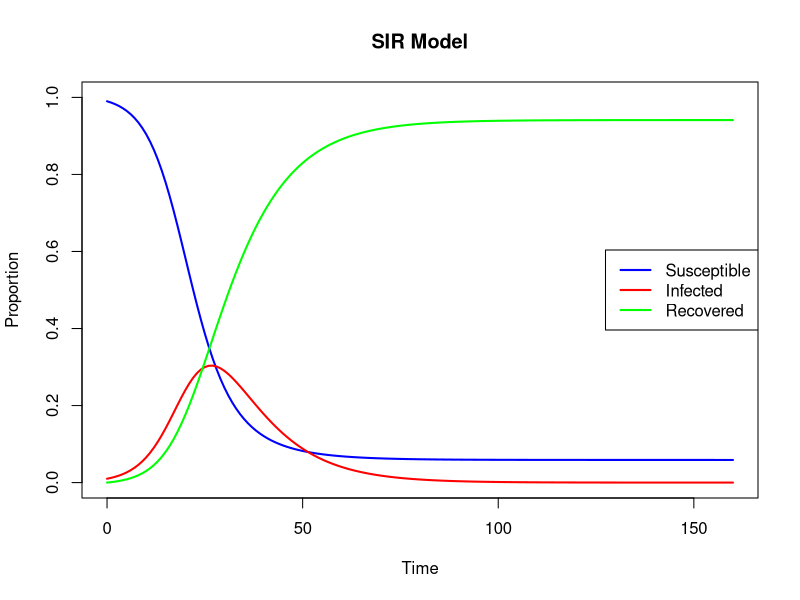
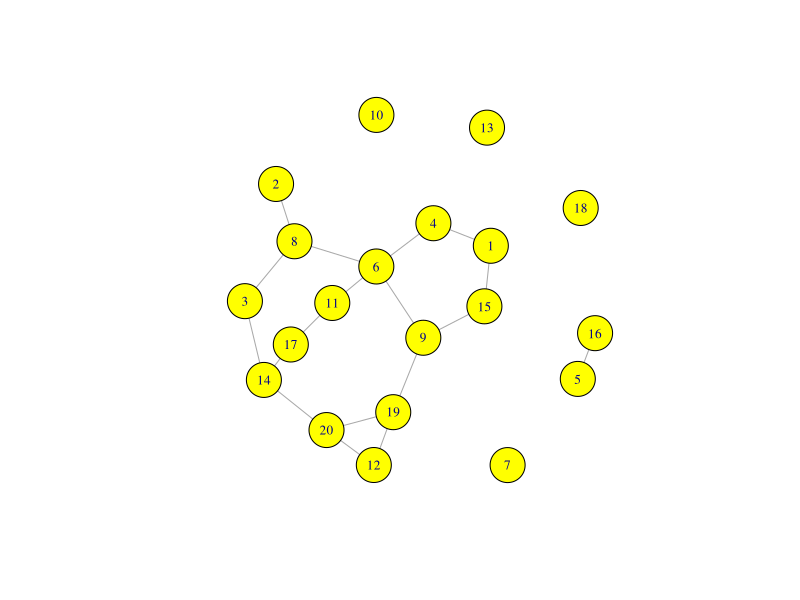
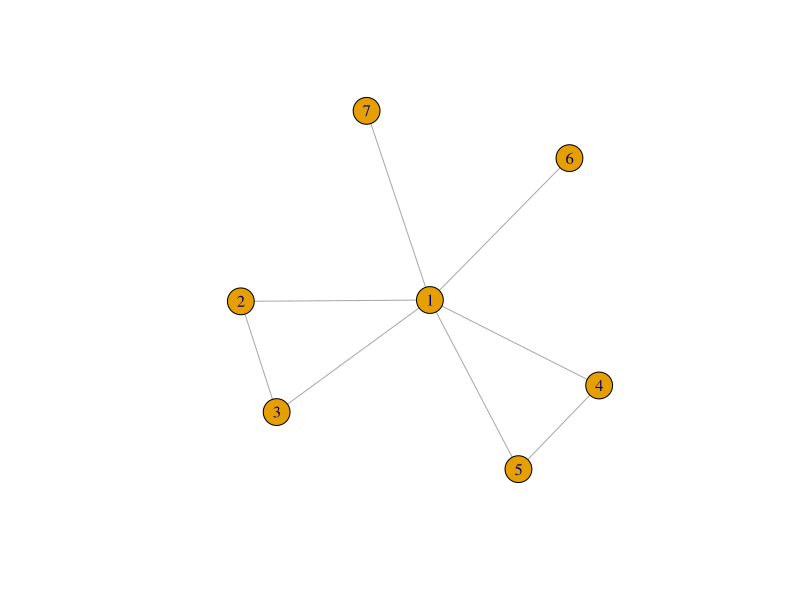
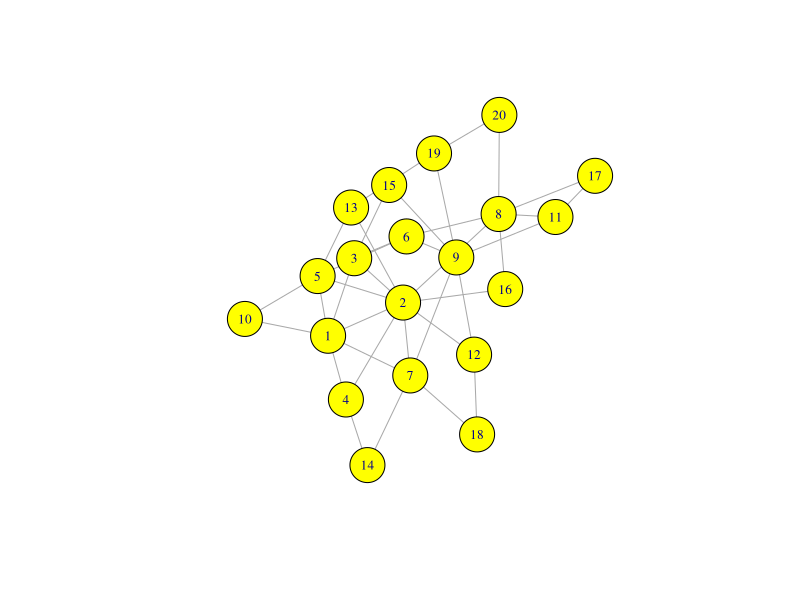
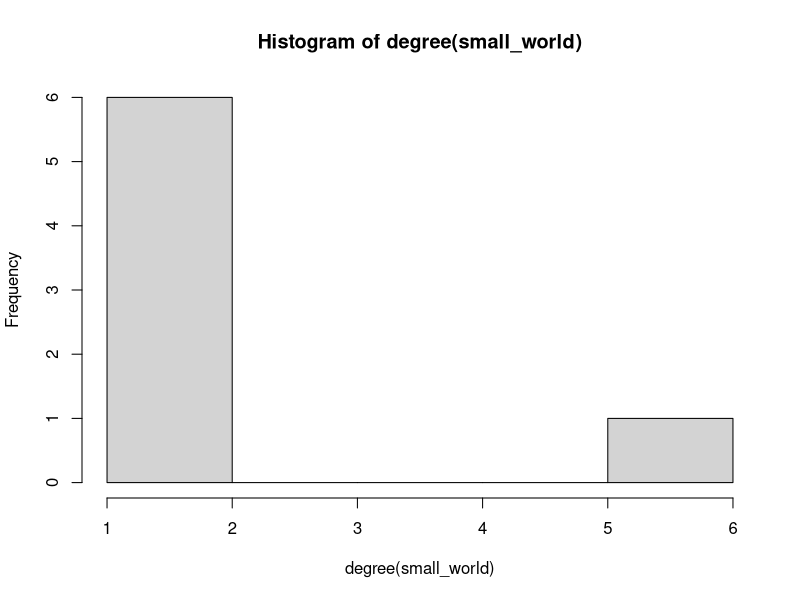
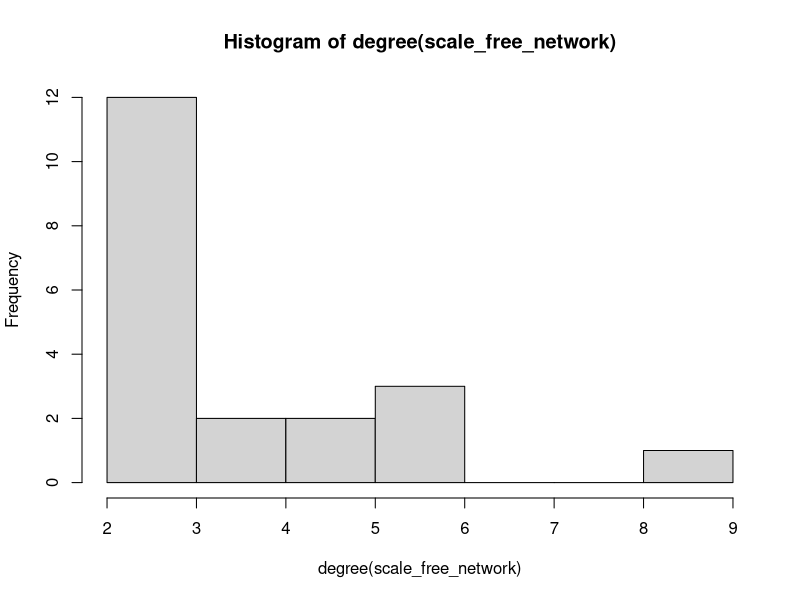

The R script that drew these images, in order: (Note: this script raises an error after producing the figures.)
## ---- chunk 1
knitr::opts_chunk$set(echo = TRUE)
## ---- chunk 2
#------------SIR Modeling----------#

# First, download deSolve from https://desolve.r-forge.r-project.org/
# which is a differential equations package
#install.packages("deSolve") 
#install.packages("ggplot2")
#install.packages("gganimate")

library("deSolve")

# Define the SIR model function
sir_model <- function(time, state, parameters) {
  with(as.list(c(state, parameters)), {
    dS <- -beta * S * I # Rate of change of the Susceptible class
    dI <- beta * S * I - gamma * I # Rate of change of the Infected class
    dR <- gamma * I # Rate of change of the Recovered class
    
    # Return the rate of change for each class
    list(c(dS, dI, dR))
  })
}

# Initial conditions
initial_state <- c(S = 0.99, # 99% susceptible
                   I = 0.01, # 1% infected
                   R = 0.00) # 0% recovered

# Parameters
parameters <- c(beta = 0.3,  # Transmission rate
                gamma = 0.1) # Recovery rate

# Time frame
times <- seq(0, 160, by = 1) # Simulate for 160 days

# Solve the SIR problem
out <- ode(y = initial_state, times = times, func = sir_model, parms = parameters)

# After 130 days, for example...
out[130,]
# This shows the proportion of the population in each class

# Convert the output to a data frame for plotting
out_df <- as.data.frame(out)
plot(out_df$time, out_df$S, type = "l", col = "blue", ylim = c(0, 1), xlab = "Time", ylab = "Proportion", lwd = 2,
     main = "SIR Model")
lines(out_df$time, out_df$I, col = "red", lwd = 2)
lines(out_df$time, out_df$R, col = "green", lwd = 2)
legend("right", legend = c("Susceptible", "Infected", "Recovered"), col = c("blue", "red", "green"), lwd = 2)

# Basic Reproduction number
R_0 <- parameters[1] / parameters[2] # R0 = beta / gamma
R_0
# This shows how many individuals (or plants) an individual will spread the disease to
## ---- chunk 3

#------Epidemic Networks-------#

library(igraph)

# Random Network
num_nodes <- 20
prob_of_connections <- 0.1
random_network <- erdos.renyi.game(n = num_nodes, p = prob_of_connections,
                                   type = "gnp", directed = FALSE)
plot(random_network,
     vertex.size = 20, vertex.color = "yellow",
     vertex.label.cex = 0.8, edge.curved = FALSE)

# Small World Network
small_world <- graph(c(1,2,2,3,3,1,1,4,4,5,5,1,1,6,1,7), directed = FALSE)
plot(small_world)

# Calculate the average local transitivity (clustering coefficient)
(1/7) * sum(transitivity(small_world, type = "local"), na.rm = TRUE)

# Scale-Free Network
scale_free_network <- barabasi.game(n = 20, m = 2, directed = FALSE)

# Plot the scale-free network
plot(scale_free_network,
     vertex.size = 20,
     vertex.color = "yellow", vertex.label.cex = 0.8,
     edge.arrow.size = 0.5,
     edge.curved = FALSE)

# Optional: Calculate and print the average degree of the network
avg_degree <- mean(degree(scale_free_network))
avg_degree

# Look at the degree distribution of the networks
hist(degree(small_world))
hist(degree(scale_free_network))
## ---- chunk 4
# Load required packages
library(deSolve)
library(ggplot2)
library(gganimate)
library(Cairo)
# Initial conditions
#Play with them!!
initial_state <- c(S = 0.99, # 99% susceptible
                   I = 0.01, # 1% infected
                   R = 0.00) # 0% recovered

# Parameters
gamma <- 0.1 # Recovery rate

# Time frame
times <- seq(0, 160, by = 1) # Simulate for 160 days

# Generate 100 values for beta from 0 to 1
beta_values <- seq(0, 1, length.out = 100)

# Create a data frame to store simulation results
simulation_results <- data.frame()

# Loop over each beta value and solve the SIR model
for (beta in beta_values) {
  parameters <- c(beta = beta, gamma = gamma)
  
  # Solve the SIR model
  out <- ode(y = initial_state, times = times, func = sir_model, parms = parameters)
  
  # Convert to a data frame
  out_df <- as.data.frame(out)
  
  # Add beta to the data frame
  out_df$beta <- beta
  
  # Combine with the results
  simulation_results <- rbind(simulation_results, out_df)
}

# Plotting the results using ggplot2
p <- ggplot(simulation_results, aes(x = time)) +
  geom_line(aes(y = S, color = "Susceptible")) +
  geom_line(aes(y = I, color = "Infected")) +
  geom_line(aes(y = R, color = "Recovered")) +
  labs(title = 'SIR Model Simulation', x = 'Time (days)', y = 'Proportion') +
  scale_color_manual(values = c("blue", "red", "green")) +
  transition_states(beta, transition_length = 1, state_length = 1) +
  labs(subtitle = 'Beta: {closest_state}')

# Create the animation
#animation <- animate(p, nframes = length(beta_values), fps = 10, width = 800, height = 600, renderer = gifski_renderer())

# Save the animation
#anim_save("sir_model_simulation.gif", animation)

#animation


## ---- chunk 5
knitr::include_graphics("sir_model_simulation.gif")
## ---- chunk 6
library(igraph)
SI_adj_matrix<-matrix(c(0,1,1,0,0,0,0,
                        0,0,1,1,0,0,0,
                        0,1,0,1,0,0,0,
                        0,1,1,0,0,0,0,
                        0,0,0,1,0,1,0,
                        0,0,1,0,0,0,1,
                        0,0,0,0,0,1,0), nrow=7,ncol=7)
SI_adj_matrix<-graph_from_adjacency_matrix(SI_adj_matrix)
plot(SI_adj_matrix, directed=TRUE)

prob_disease_movement<-0.5

disease_start_node<-sample(0:7,1) #which node has disease

#if the disease starts at Node 1 or Node 5, disease will not move in this
#directed networks

infected <- rep(FALSE, vcount(SI_adj_matrix))
infected[disease_start_node] <- TRUE
infected
epidemic_time_steps<-10 #how many time steps is this simulation

simulate_step <- function(g, infected, prob_disease_movement) { #this function simulates disese 
  #expansion across the adjacency matrix 
  new_infected <- infected
  for (node in 1:vcount(SI_adj_matrix)) {
    if (infected[node]) {
      neighbors <- neighbors(SI_adj_matrix, node, mode = "out")
      for (neighbor in neighbors) {
        if (!infected[neighbor] && runif(1) < prob_disease_movement) {
          new_infected[neighbor] <- TRUE
        }
      }
    }
  }
  return(new_infected)
}

for (i in 1:epidemic_time_steps) {
  infected <- simulate_step(g, infected, prob_disease_movement)
  print(infected)  # Print infection status at each time step
}

V(SI_adj_matrix)$color <- ifelse(infected, "red", "green")
plot(SI_adj_matrix, vertex.label=1:vcount(SI_adj_matrix), main="Disease Spread Simulation")

#try again with new starting nodes or different probabilities, starting nodes,
#and different time steps to simulate epidemics across various scenarios
